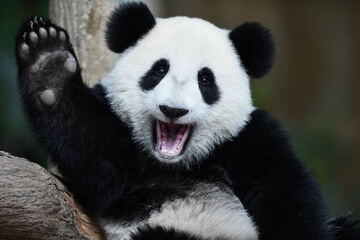
#> input picture 3. NumPy/panda.jpg, 360 x 240 px
$ jupyter execute '3. Numpy and images.ipynb'
#> lines starting #> are read from the running program, lines starting #| are printed output that depends on the picture
[cell 1]
import numpy as np
from PIL import Image
import matplotlib.pyplot as plt

[cell 2]
img = Image.open("panda.jpg")
#> img is the input picture: PIL image 360x240 RGB; mean R, G, B 71.3, 72.6, 70.6

[cell 3]
img

[cell 4]
small = img.resize((400, 300))
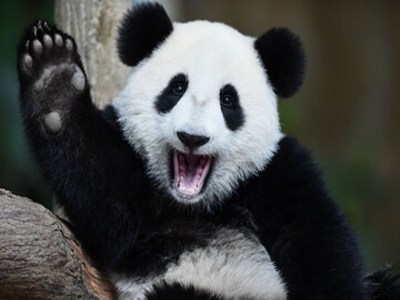
#> small: PIL image 400x300 RGB; mean R, G, B 71.3, 72.7, 70.6

[cell 5]
small

[cell 6]
type(small)

[cell 7]
# We need to convert this PIL.Image.Image into a numpy array

[cell 8]
panda = np.array(small)

[cell 9]
type(panda)

[cell 10]
panda.shape
#> Out = (300, 400, 3)

[cell 11]
plt.imshow(panda)

[cell 12]
cut = panda[50:200, 100:300]
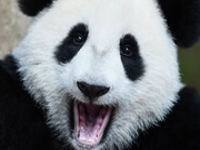
#> cut: shape (150, 200, 3); mean R, G, B 116.8, 120.9, 124.7

[cell 13]
plt.imshow(cut)

[cell 14]
panda[:, :, 1:] = 0
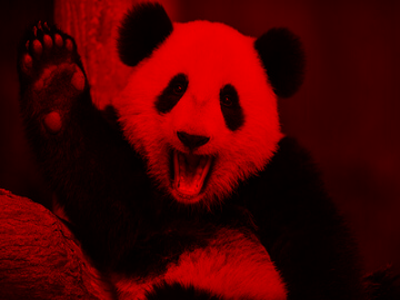
#> panda: shape (300, 400, 3); mean R, G, B 71.3, 0, 0
